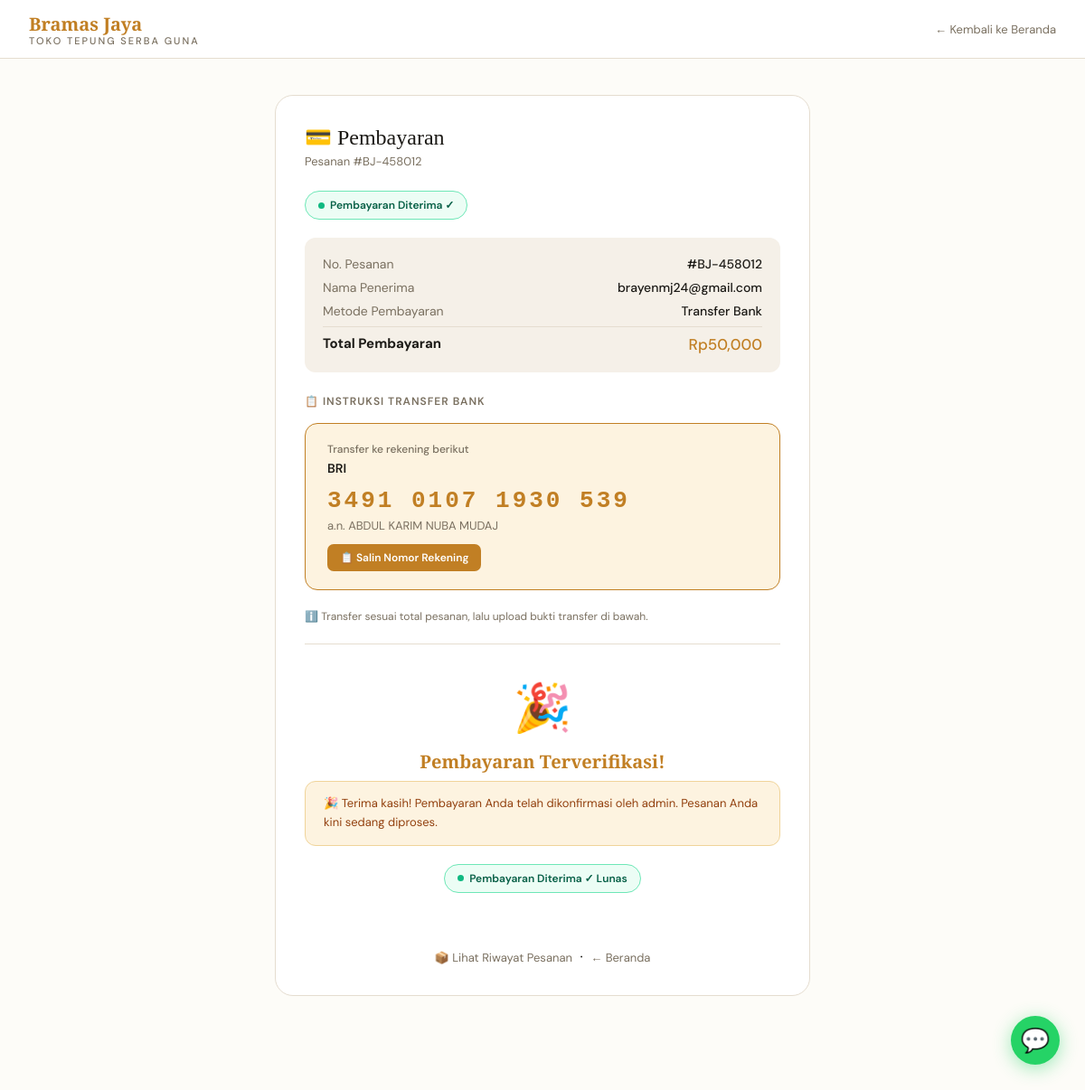
The app's page /pembayaran/43/ (signed in) with its own data.
### toko/models.py (models this page shows, shortened)
class Pesanan(models.Model):
    STATUS_CHOICES = [
        ('menunggu',    'Menunggu Pembayaran'),
        ('dibayar',     'Sudah Dibayar'),
        ('diproses',    'Sedang Diproses'),
        ('dikirim',     'Sedang Dikirim'),
        ('selesai',     'Selesai'),
        ('dibatalkan',  'Dibatalkan'),
    ]
    user               = models.ForeignKey(User, on_delete=models.CASCADE)
    nomor_pesanan      = models.CharField(max_length=20, unique=True)
    status             = models.CharField(max_length=20, choices=STATUS_CHOICES, default='menunggu')
    nama_penerima      = models.CharField(max_length=200)
    telepon            = models.CharField(max_length=20)
    alamat             = models.TextField()
    metode_pengiriman  = models.CharField(max_length=100)
    metode_pembayaran  = models.CharField(max_length=100)
    ongkir             = models.IntegerField(default=0)
    total              = models.IntegerField(default=0)
    bukti_bayar        = models.ImageField(upload_to='bukti_bayar/', null=True, blank=True)
    alasan_batal       = models.TextField(blank=True, null=True)
    dibuat             = models.DateTimeField(auto_now_add=True)
    class Meta:
        verbose_name = 'Pesanan'
        verbose_name_plural = 'Daftar Pesanan'

class RekeningAdmin(models.Model):
    METODE_CHOICES = [
        ('transfer', 'Transfer Bank'),
        ('qris',     'QRIS'),
    ]
    metode    = models.CharField(max_length=20, choices=METODE_CHOICES)
    nama_bank = models.CharField(max_length=100, help_text="Contoh: Bank BCA")
    nomor     = models.CharField(max_length=100, help_text="Nomor rekening atau nomor QRIS")
    atas_nama = models.CharField(max_length=100, help_text="Nama pemilik rekening")
    aktif     = models.BooleanField(default=True)
    qr_code   = models.ImageField(upload_to='qris/', blank=True, null=True, help_text="Upload foto/gambar QR Code QRIS")
    class Meta:
        verbose_name = 'Rekening Admin'
        verbose_name_plural = 'Rekening Admin'

### toko/views.py (the view, shortened to what this page needs)
# urls.py: path('pembayaran/<int:pesanan_id>/', views.pembayaran, name='pembayaran'),
@login_required(login_url='/login/')
def pembayaran(request, pesanan_id):
    pesanan           = get_object_or_404(Pesanan, id=pesanan_id, user=request.user)
    rekening_transfer = RekeningAdmin.objects.filter(aktif=True, metode='transfer').first()
    rekening_qris     = RekeningAdmin.objects.filter(aktif=True, metode='qris').first()
    return render(request, 'pembayaran.html', {
        'pesanan': pesanan,
        'rekening_transfer': rekening_transfer,
        'rekening_qris': rekening_qris,
        'metode': pesanan.metode_pembayaran,
    })

### templates/pembayaran.html (shortened to what this page needs)
<!DOCTYPE html>
<html lang="id">
<head>
</head>
<body>
<nav>
  <div class="nav-inner">
    <div class="nav-logo">
      <h1>Bramas Jaya</h1>
      <span>Toko Tepung Serba Guna</span>
    </div>
    <a href="/" class="nav-back">← Kembali ke Beranda</a>
  </div>
</nav>
<div class="wrap">
  <div class="card">
    <div class="card-title">💳 Pembayaran</div>
    <div class="card-sub">Pesanan #{{ pesanan.nomor_pesanan }}</div>
    <div id="status-badge-wrap">
      {% if pesanan.status == 'dibayar' %}
        <span class="status-badge badge-waiting">
          <span class="badge-dot"></span> Menunggu Verifikasi Admin
        </span>
      {% elif pesanan.status == 'diproses' or pesanan.status == 'dikirim' or pesanan.status == 'selesai' %}
        <span class="status-badge badge-verified">
          <span class="badge-dot"></span> Pembayaran Diterima ✓
        </span>
      {% endif %}
    </div>
    <div class="order-info">
      <div class="order-row"><span>No. Pesanan</span><span>#{{ pesanan.nomor_pesanan }}</span></div>
      <div class="order-row"><span>Nama Penerima</span><span>{{ pesanan.nama_penerima }}</span></div>
      <div class="order-row"><span>Metode Pembayaran</span><span>{{ pesanan.metode_pembayaran }}</span></div>
      <div class="order-row"><span>Total Pembayaran</span><span>Rp{{ pesanan.total|floatformat:"g" }}</span></div>
    </div>
    {% if metode == 'Transfer Bank' %}
      <div class="metode-label">📋 Instruksi Transfer Bank</div>
      {% if rekening_transfer %}
        <div class="bank-card">
          <div class="bank-label">Transfer ke rekening berikut</div>
          <div class="bank-name">{{ rekening_transfer.nama_bank }}</div>
          <div class="bank-num" id="nomor-rek">{{ rekening_transfer.nomor }}</div>
          <div class="bank-owner">a.n. {{ rekening_transfer.atas_nama }}</div>
          <button class="copy-btn" id="copy-btn" onclick="copyRek()">📋 Salin Nomor Rekening</button>
        </div>
      {% endif %}
      <p style="font-size:12px;color:var(--text2);margin-bottom:1.25rem;line-height:1.6">
        ℹ️ Transfer sesuai total pesanan, lalu upload bukti transfer di bawah.
      </p>
    {% endif %}
    <div class="divider"></div>
    {% if pesanan.status == 'menunggu' %}
      {% if metode == 'COD' %}
        <div id="upload-form">
          <button class="submit-btn" id="submit-btn" onclick="submitCOD()">
            ✅ Konfirmasi Pesanan COD
          </button>
        </div>
      {% else %}
        <div id="upload-form">
          <label class="upload-label">📎 Upload Bukti Pembayaran</label>
          <div class="file-wrap" id="file-wrap">
            <input type="file" id="bukti-file" accept="image/*" onchange="previewFile(this)">
            <div class="icon">📁</div>
            <p>Klik atau seret file ke sini</p>
            <p style="font-size:11px;margin-top:4px;color:#aaa">JPG, PNG, JPEG — maks. 5MB</p>
            <div class="file-name" id="file-name"></div>
          </div>
          <button class="submit-btn" id="submit-btn" onclick="submitBukti()">
            Kirim Bukti Pembayaran
          </button>
        </div>
      {% endif %}
    {% else %}
      <div class="verified-state">
        <div class="big-icon">🎉</div>
        <h3>Pembayaran Terverifikasi!</h3>
        <div class="verified-alert">
          🎉 Terima kasih! Pembayaran Anda telah dikonfirmasi oleh admin. Pesanan Anda kini sedang diproses.
        </div>
        <span class="status-badge badge-verified">
          <span class="badge-dot"></span> Pembayaran Diterima ✓ Lunas
        </span>
      </div>
    {% endif %}
    <div style="margin-top:1.5rem;text-align:center">
      <a href="/profil/" style="font-size:13px;color:var(--text2);text-decoration:none">📦 Lihat Riwayat Pesanan</a>
      &nbsp;·&nbsp;
      <a href="/" style="font-size:13px;color:var(--text2);text-decoration:none">← Beranda</a>
    </div>
  </div>
</div>
<a href="https://wa.me/6281246020417?text=Halo%20Bramas%20Jaya%2C%20saya%20butuh%20bantuan%20pembayaran." target="_blank"
   style="position:fixed;bottom:1.75rem;right:1.75rem;background:#25D366;color:white;border-radius:50%;width:54px;height:54px;display:flex;align-items:center;justify-content:center;font-size:26px;box-shadow:0 4px 20px rgba(37,211,102,.45);z-index:998;text-decoration:none;transition:transform .2s"
   onmouseover="this.style.transform='scale(1.12)'" onmouseout="this.style.transform='scale(1)'" title="Chat WhatsApp">💬</a>
</body>
</html>

### templates/pembayaran.html (style rules this page uses)
* { margin:0;padding:0;box-sizing:border-box }
:root { --bg:#FDFCF8;--bg2:#F5F0E8;--text:#1C1A16;--text2:#7A7060; --accent:#C17F24;--accent-light:#FDF3E0;--border:#E5DDD0;--white:#FFFFFF; --success:#10B981;--font-head:'Playfair Display',serif;--font-body:'DM Sans',sans-serif; }
body { font-family:var(--font-body);background:var(--bg);color:var(--text);min-height:100vh }
nav { background:var(--white);border-bottom:1px solid var(--border);padding:0 2rem }
.nav-inner { max-width:1200px;margin:0 auto;display:flex;align-items:center;justify-content:space-between;height:64px }
.nav-logo h1 { font-family:var(--font-head);font-size:20px;color:var(--accent) }
.nav-logo span { color:var(--text2);font-size:11px;display:block;letter-spacing:2px;font-weight:500;text-transform:uppercase;margin-top:-2px }
.nav-back { font-size:13px;color:var(--text2);text-decoration:none;display:flex;align-items:center;gap:6px }
.wrap { max-width:640px;margin:2.5rem auto;padding:0 1.5rem 3rem }
.card { background:var(--white);border:1px solid var(--border);border-radius:20px;padding:2rem;margin-bottom:1rem }
.card-title { font-family:var(--font-head);font-size:24px;margin-bottom:.25rem }
.card-sub { color:var(--text2);font-size:13px;margin-bottom:1.5rem }
.order-info { background:var(--bg2);border-radius:12px;padding:1.25rem;margin-bottom:1.5rem }
.order-row { display:flex;justify-content:space-between;font-size:14px;margin-bottom:.5rem;color:var(--text2) }
.order-row:last-child { margin-bottom:0;font-weight:700;font-size:15px;color:var(--text);border-top:1px solid var(--border);padding-top:.5rem;margin-top:.5rem }
.order-row span:last-child { color:var(--text);font-weight:500 }
.order-row:last-child span:last-child { color:var(--accent);font-size:17px }
.metode-label { font-size:12px;font-weight:600;color:var(--text2);letter-spacing:1px;text-transform:uppercase;margin-bottom:1rem }
.bank-card { border:1.5px solid var(--accent);border-radius:14px;padding:1.25rem 1.5rem;background:var(--accent-light);margin-bottom:1.25rem }
.bank-card .bank-label { font-size:12px;color:var(--text2);font-weight:500;margin-bottom:.25rem }
.bank-card .bank-name { font-size:14px;font-weight:600;color:var(--text);margin-bottom:.75rem }
.bank-card .bank-num { font-size:26px;font-weight:700;color:var(--accent);letter-spacing:3px;margin-bottom:.25rem;font-family:monospace }
.bank-card .bank-owner { font-size:13px;color:var(--text2) }
.copy-btn { display:inline-flex;align-items:center;gap:6px;background:var(--accent);color:white;border:none;border-radius:7px;padding:7px 14px;font-size:12px;font-weight:600;cursor:pointer;font-family:var(--font-body);margin-top:.75rem;transition:all .2s }
.status-badge { display:inline-flex;align-items:center;gap:6px;padding:7px 14px;border-radius:100px;font-size:12px;font-weight:600;margin-bottom:1.25rem }
.badge-verified { background:#ECFDF5;color:#065F46;border:1.5px solid #6EE7B7 }
.badge-dot { width:7px;height:7px;border-radius:50%;display:inline-block }
.badge-verified .badge-dot { background:#10B981 }
.verified-state { text-align:center;padding:1rem 0 }
.verified-state .big-icon { font-size:52px;margin-bottom:.75rem }
.verified-state h3 { font-family:var(--font-head);font-size:20px;color:var(--accent);margin-bottom:.5rem }
.verified-alert { background:var(--accent-light);border:1.5px solid #F0D49A;border-radius:12px;padding:.875rem 1.25rem;font-size:13px;color:#92400E;line-height:1.6;text-align:left;margin-bottom:1.25rem }
.divider { border:none;border-top:1px solid var(--border);margin:1.25rem 0 }

### records on screen
Pesanan: nomor_pesanan "BJ-458012", nama_penerima "brayenmj24@gmail.com", metode_pembayaran "Transfer Bank", total "50,000"
RekeningAdmin: nama_bank "BRI", nomor "3491 0107 1930 539", atas_nama "ABDUL KARIM NUBA MUDAJ"
